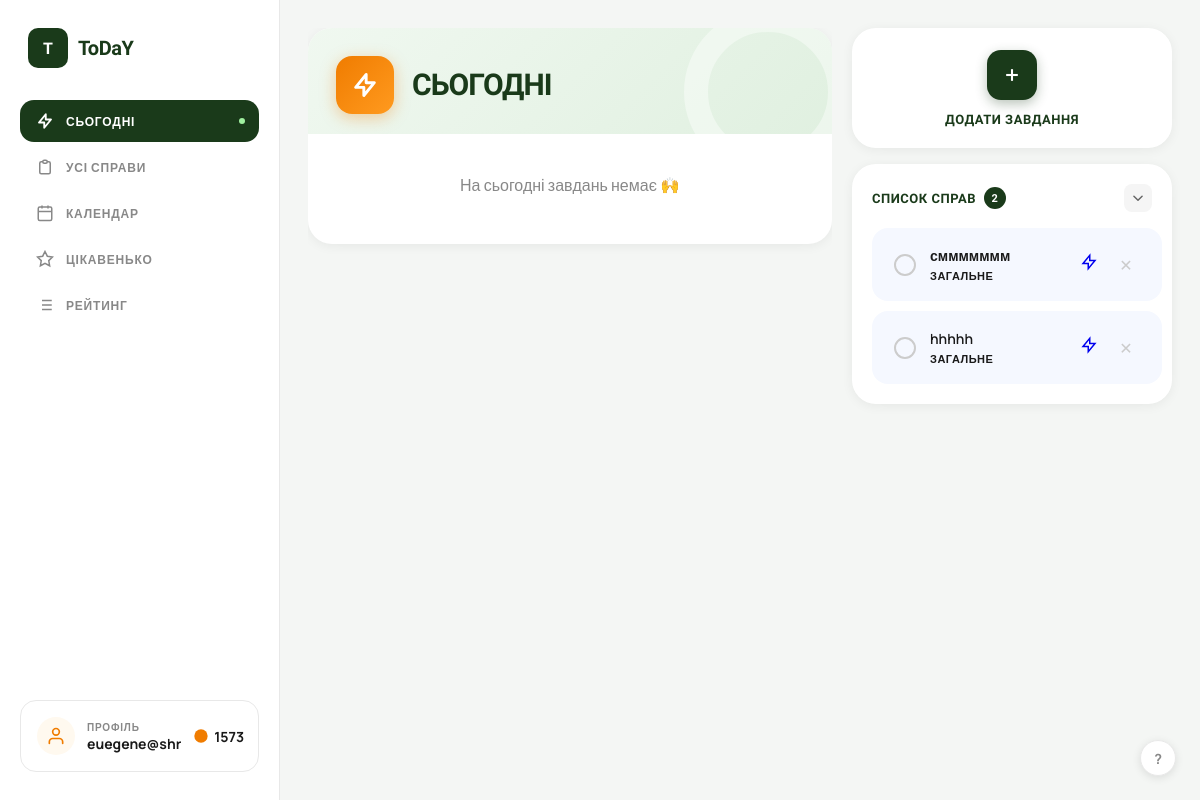
/tasks/today/ (signed in), run on an earlier commit of the app's database.
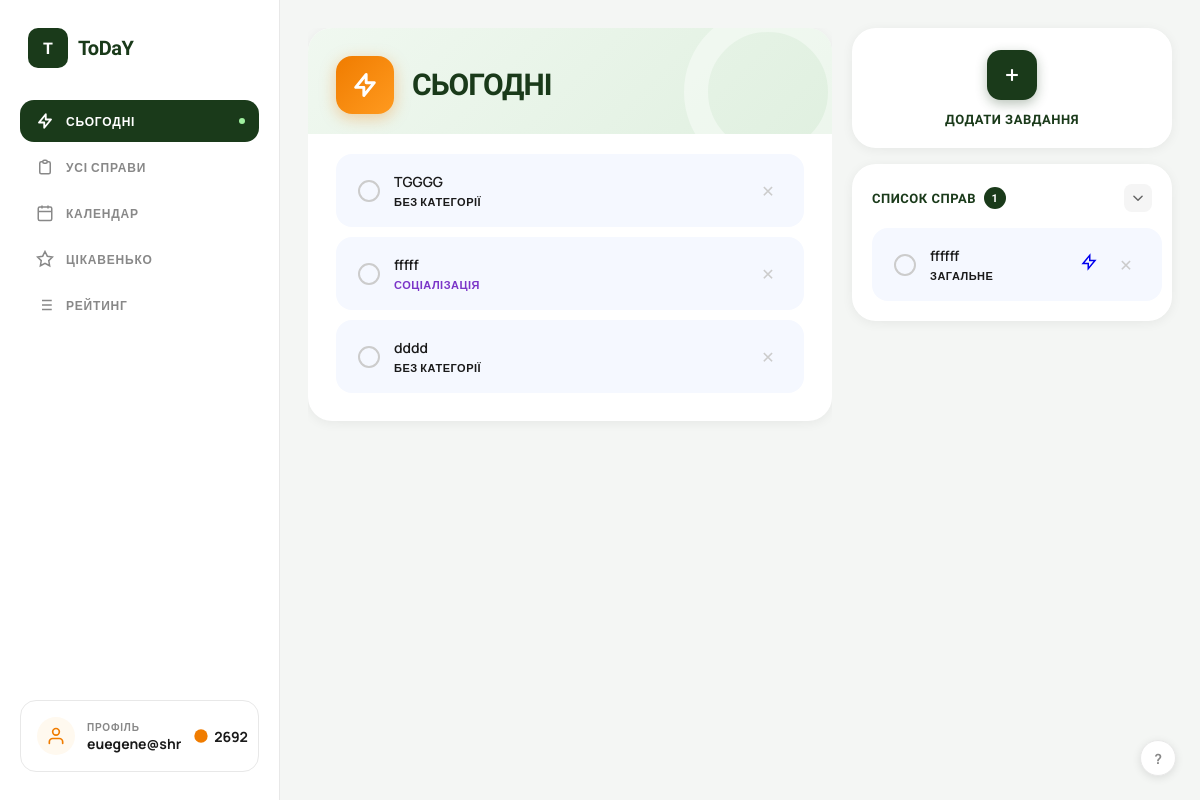
And on a later commit of the database.
### users/models.py (models this page shows)
class User(AbstractUser):
    email = models.EmailField(unique=True)
    total_points = models.IntegerField(default=0)
    coins = models.IntegerField(default=100)  # added this for coin sysytem
    USERNAME_FIELD = "email"
    REQUIRED_FIELDS = ['username']

### tasks/models.py (models this page shows, shortened)
class Task(models.Model):
    user = models.ForeignKey(User, on_delete=models.CASCADE)
    title = models.CharField(max_length=255)
    category = models.ForeignKey(Category, null=True, blank=True, on_delete=models.SET_NULL)
    planned_date = models.DateField(
        default=timezone.localdate,
        null=True,
        blank=True
    )
    is_for_today = models.BooleanField(default=False)
    deadline_time = models.TimeField(default="23:59") # Непотрібен
    estimated_hours = models.FloatField(default=1)
    is_completed = models.BooleanField(default=False)
    order = models.IntegerField(default=0)
    created_at = models.DateTimeField(auto_now_add=True)
    completed_at = models.DateTimeField(null=True, blank=True)

class Category(models.Model):
    name = models.CharField(max_length=100)
    color = models.CharField(max_length=7, default='#000000')
    user = models.ForeignKey(User, on_delete=models.CASCADE, null=True, blank=True)

### tasks/views.py (the view, shortened to what this page needs)
# urls.py: path('today/', views.today_tasks, name='today_tasks'),
@login_required
def today_tasks(request):
    today = timezone.localdate()
    yesterday = today - timezone.timedelta(days=1)
    missed_tasks = Task.objects.filter(
        user=request.user,
        is_completed=False,
    ).filter(
        db_models.Q(planned_date=yesterday)
    )
    total_penalty = 0
    for task in missed_tasks:
        points = calculate_points(task, request.user)
        total_penalty += int(points)
    today_incomplete = Task.objects.filter(
        user=request.user,
        is_completed=False
    ).filter(
        db_models.Q(is_for_today=True) | db_models.Q(planned_date=today)
    ).order_by('order')
    today_incomplete.filter(is_for_today=True).update(planned_date=today)
    today_incomplete.filter(planned_date=today).update(is_for_today=True)
    other_incomplete = Task.objects.filter(
        user=request.user,
        is_for_today=False,
        is_completed=False,
    ).order_by('order')
    categories = Category.objects.filter(user=request.user)
    return render(request, 'myapp/user_desktop.html', {
        'today_tasks': today_incomplete,
        'other_tasks': other_incomplete,
        'categories': categories,
        'today': today,
    })

### myapp/templates/myapp/user_desktop.html (shortened to what the changed rows need)
{% load static %}
<!DOCTYPE html>
<html lang="uk">
<head>
<link rel="stylesheet" href="{% static 'myapp/css/menu.css' %}">
</head>
<body>
<aside class="sidebar">
  <a href="{% url 'myapp:profile' %}" class="profile-card" style="text-decoration: none; color: inherit; display: flex;">
    <div class="profile-avatar">
      <svg width="20" height="20" fill="none" viewBox="0 0 24 24" stroke="currentColor" stroke-width="2">
        <path stroke-linecap="round" stroke-linejoin="round" d="M20 21v-2a4 4 0 00-4-4H8a4 4 0 00-4 4v2"/>
        <circle cx="12" cy="7" r="4"/>
      </svg>
    </div>
    <div class="profile-info">
      <div class="profile-label">Профіль</div>
      <div class="profile-name">{{ request.user.username }}</div>
    </div>
    <div class="coins">
      <svg width="16" height="16" fill="currentColor" viewBox="0 0 24 24" style="color:var(--orange)">
        <circle cx="12" cy="12" r="10"/>
      </svg>
      {{ request.user.coins|default:0 }}
    </div>
  </a>
</aside>
<main class="main">
  <div class="center-panel">
    <div class="today-card">
      <div class="today-tasks">
        {% for task in today_tasks %}
          <div class="task-label">
            <a href="{% url 'tasks:complete_task' task.id %}" class="task-checkbox-ui" style="text-decoration: none;"></a>
            <div class="task-info">
              <div class="task-name">{{ task.title }}</div>
              <div class="task-tag tag-{{ task.category.name|lower }}">{{ task.category.name|default:"Без категорії" }}</div>
            </div>
            <a href="{% url 'tasks:delete_task' task.id %}"
               onclick="return confirm('Видалити завдання «{{ task.title }}»?')"
               class="delete-btn"
               title="Видалити">✕</a>
          </div>
        {% empty %}
          <p style="color: #888; text-align: center; padding: 20px;">На сьогодні завдань немає 🙌</p>
        {% endfor %}
      </div>
    </div>
  </div>
  <div class="right-panel">
    <div class="general-card">
      <details class="general-details" open>
        <summary class="general-summary">
          <div class="general-title">
            СПИСОК СПРАВ
            <span class="count-badge">{{ other_tasks|length }}</span>
          </div>
        </summary>
        <div class="general-tasks">
          {% for task in other_tasks %}
            <div class="task-label">
              <a href="{% url 'tasks:complete_task' task.id %}" class="task-checkbox-ui" style="text-decoration: none;"></a>
              <div class="task-info">
                <div class="task-name">{{ task.title }}</div>
                <div class="task-tag">{{ task.category.name|default:"Загальне" }}</div>
              </div>
              <a href="{% url 'tasks:move_to_today' task.id %}" class="move-btn" title="Виконати сьогодні">
                <svg width="18" height="18" fill="none" viewBox="0 0 24 24" stroke="currentColor" stroke-width="2">
                  <path d="M13 10V3L4 14h7v7l9-11h-7z"/>
                </svg>
              </a>
              <a href="{% url 'tasks:delete_task' task.id %}"
                 onclick="return confirm('Видалити завдання «{{ task.title }}»?')"
                 class="delete-btn"
                 title="Видалити">✕</a>
            </div>
          {% empty %}
            <p style="color: #888; text-align: center; padding: 20px;">Наповни мене</p>
          {% endfor %}
        </div>
      </details>
    </div>
  </div>
</main>
</body>
</html>

What changed in the data, as far as the page shows it:
no longer on this page (row edited): Task: title "сммммммм", category.name "ЗАГАЛЬНЕ", shown under "СПИСОК СПРАВ"
no longer on this page (row edited): Task: title "hhhhh", category.name "ЗАГАЛЬНЕ", shown under "СПИСОК СПРАВ"
changed User "euegene@shr": user.coins "1573" → "2692"
added Task: title "TGGGG", category.name "БЕЗ КАТЕГОРІЇ"
added Task: title "fffff", category.name "СОЦІАЛІЗАЦІЯ"
added Task: title "dddd", category.name "БЕЗ КАТЕГОРІЇ"
added Task: title "ffffff", category.name "ЗАГАЛЬНЕ", shown under "СПИСОК СПРАВ"
Also different on the page:
{{ other_tasks|length }}: "2" → "1"
text no longer shown: "На сьогодні завдань немає 🙌"
